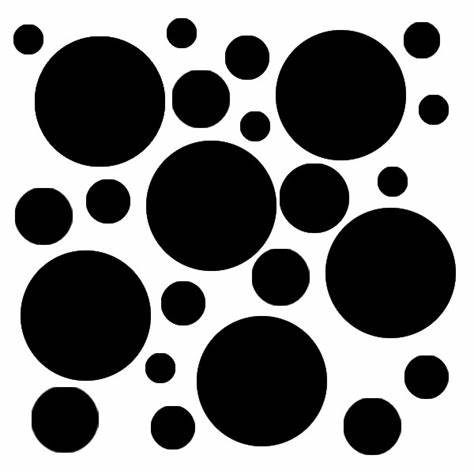
#> input picture don.jpeg, 474 x 474 px
$ jupyter execute E2.ipynb
#> lines starting #> are read from the running program, lines starting #| are printed output that depends on the picture; after the words box and inside, x2 and y2 are one past the last pixel; in counts of white or black regions, pixels touching at a corner belong together
[cell 1]
import cv2
import numpy as np
import matplotlib.pyplot as plt

# Load image
image = cv2.imread('don.jpeg')
#> image is the input picture: shape (474, 474, 3); min 0, max 255, mean 128

# Convert to grayscale
gray = cv2.cvtColor(image, cv2.COLOR_BGR2GRAY)

# Apply Gaussian Blur to reduce noise
blur = cv2.GaussianBlur(gray, (5, 5), 0)
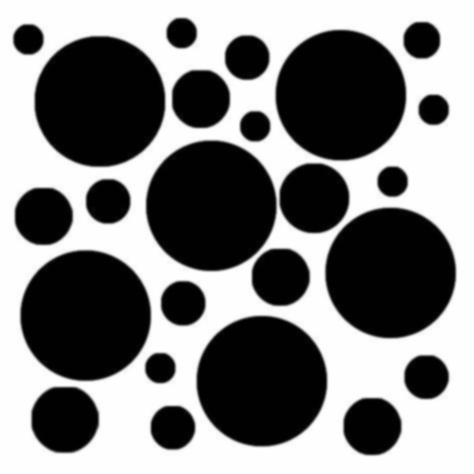
#> blur: shape (474, 474); min 0, max 255, mean 128

# Apply Adaptive Thresholding (better than Canny for varying lighting)
thresh = cv2.adaptiveThreshold(blur, 255, cv2.ADAPTIVE_THRESH_GAUSSIAN_C, cv2.THRESH_BINARY_INV, 11, 2)
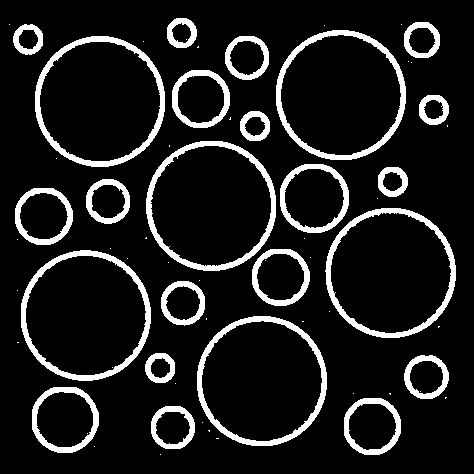
#> thresh: shape (474, 474); 11.7% white; 64 white regions (40 under 20 px), largest, box (x1, y1, x2, y2) and area: (35, 36, 165, 167) 2243, (21, 250, 151, 381) 2221, (146, 141, 276, 271) 2209

# Perform morphological closing to connect gaps
kernel = np.ones((3,3), np.uint8)
closed = cv2.morphologyEx(thresh, cv2.MORPH_CLOSE, kernel, iterations=2)
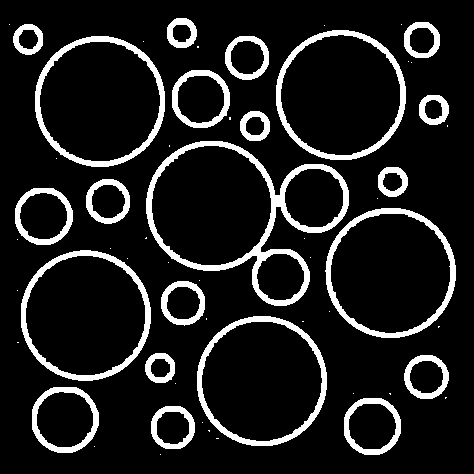
#> closed: shape (474, 474); 11.9% white; 57 white regions (35 under 20 px)

# Find contours
cnts, _ = cv2.findContours(closed.copy(), cv2.RETR_EXTERNAL, cv2.CHAIN_APPROX_SIMPLE)
#> cnts = 57 contours, 35 with area under 20; largest, box (x1, y1, x2, y2) and area: (146, 141, 349, 306) 19632, (35, 36, 165, 167) 13295, (21, 250, 151, 381) 13218, (325, 208, 456, 338) 13209, (276, 30, 406, 160) 13202

# Filter contours based on area to remove noise
min_area = 100  # Adjust based on object size
filtered_cnts = [c for c in cnts if cv2.contourArea(c) > min_area]
#> filtered_cnts = 22 contours; largest, box (x1, y1, x2, y2) and area: (146, 141, 349, 306) 19632, (35, 36, 165, 167) 13295, (21, 250, 151, 381) 13218, (325, 208, 456, 338) 13209, (276, 30, 406, 160) 13202

# Draw contours on the original image
rgb = cv2.cvtColor(image, cv2.COLOR_BGR2RGB)
cv2.drawContours(rgb, filtered_cnts, -1, (0, 255, 0), 2)

# Display results
fig, axes = plt.subplots(1, 3, figsize=(15, 5))
axes[0].imshow(gray, cmap='gray')
axes[0].set_title("Grayscale Image")

axes[1].imshow(closed, cmap='gray')
axes[1].set_title("Processed Binary Image")

axes[2].imshow(rgb)
axes[2].set_title(f"Detected Objects: {len(filtered_cnts)}")

plt.show()

# Print the object count
print("Objects in the image:", len(filtered_cnts))
#| Objects in the image: 22

[cell 2]
import cv2
import numpy as np
import matplotlib.pyplot as plt

# Load image
image = cv2.imread('don.jpeg')

# Convert to grayscale
gray = cv2.cvtColor(image, cv2.COLOR_BGR2GRAY)

# Apply Gaussian Blur to reduce noise
blur = cv2.GaussianBlur(gray, (5, 5), 0)

# Apply Adaptive Thresholding (better for varying lighting)
thresh = cv2.adaptiveThreshold(blur, 255, cv2.ADAPTIVE_THRESH_GAUSSIAN_C,
                               cv2.THRESH_BINARY_INV, 11, 2)

# Perform morphological closing to connect gaps
kernel = np.ones((3,3), np.uint8)
closed = cv2.morphologyEx(thresh, cv2.MORPH_CLOSE, kernel, iterations=2)

# Find contours
cnts, _ = cv2.findContours(closed.copy(), cv2.RETR_EXTERNAL, cv2.CHAIN_APPROX_SIMPLE)

# Filter contours based on area to remove noise
min_area = 100  # Adjust based on object size
filtered_cnts = [c for c in cnts if cv2.contourArea(c) > min_area]

# Apply convex hull to each contour to avoid internal overlaps
hulls = [cv2.convexHull(c) for c in filtered_cnts]
#> hulls = 22 contours; largest, box (x1, y1, x2, y2) and area: (146, 141, 349, 306) 23913, (35, 36, 165, 167) 13392, (21, 250, 151, 381) 13318, (325, 208, 456, 338) 13313, (276, 30, 406, 160) 13298

# Convert image to RGB for visualization
rgb = cv2.cvtColor(image, cv2.COLOR_BGR2RGB)

# Draw thin green contours
cv2.drawContours(rgb, hulls, -1, (0, 255, 0), 1)  # Thin green lines
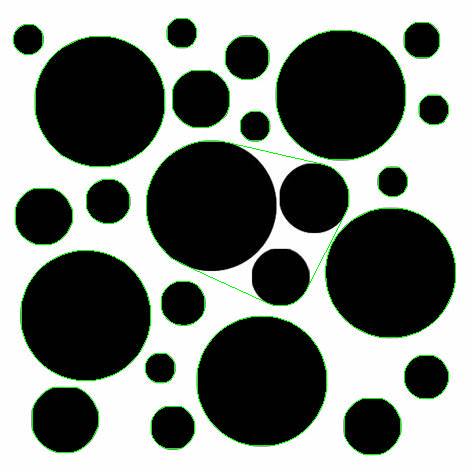
#> rgb: shape (474, 474, 3); mean R, G, B 126.2, 131.1, 126.2

# Display results
fig, axes = plt.subplots(1, 3, figsize=(15, 5))
axes[0].imshow(gray, cmap='gray')
axes[0].set_title("Grayscale Image")

axes[1].imshow(closed, cmap='gray')
axes[1].set_title("Processed Binary Image")

axes[2].imshow(rgb)
axes[2].set_title(f"Detected Objects: {len(hulls)}")

plt.show()

# Print the object count
print("Objects in the image:", len(hulls))
#| Objects in the image: 22

$ run again, with aa.jpeg copied over don.jpeg
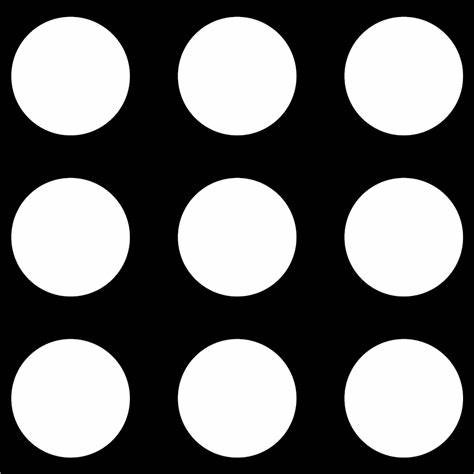
#> input picture aa.jpeg, 474 x 474 px
#> image is the input picture: shape (474, 474, 3); min 0, max 255, mean 113.1
#> `thresh = cv2.adaptiveThreshold(blur, 255, cv2.ADAPTIVE_THRESH_GAUSSIAN..`:
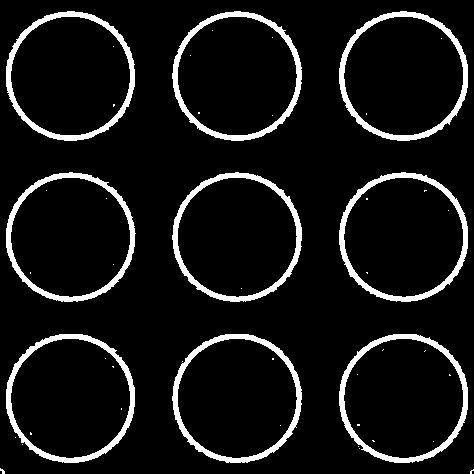
#> thresh: shape (474, 474); 8.6% white; 47 white regions (38 under 20 px), largest, box (x1, y1, x2, y2) and area: (339, 11, 468, 141) 2154, (172, 11, 302, 141) 2152, (339, 172, 468, 302) 2148
#> closed: shape (474, 474); 8.7% white; 42 white regions (32 under 20 px)
#> cnts = 11 contours, 2 with area under 20; largest, box (x1, y1, x2, y2) and area: (339, 334, 468, 463) 13056, (172, 334, 302, 463) 13044, (339, 11, 468, 141) 13043, (172, 11, 302, 141) 13043, (339, 172, 468, 302) 13042
#> filtered_cnts = 9 contours; largest, box (x1, y1, x2, y2) and area: (339, 334, 468, 463) 13056, (172, 334, 302, 463) 13044, (339, 11, 468, 141) 13043, (172, 11, 302, 141) 13043, (339, 172, 468, 302) 13042
#| Objects in the image: 9
#> hulls = 9 contours; largest, box (x1, y1, x2, y2) and area: (172, 11, 302, 141) 13242, (6, 334, 135, 463) 13238, (339, 11, 468, 141) 13236, (339, 172, 468, 302) 13230, (339, 334, 468, 463) 13228
#> `cv2.drawContours(rgb, hulls, -1, (0, 255, 0), 1)`:
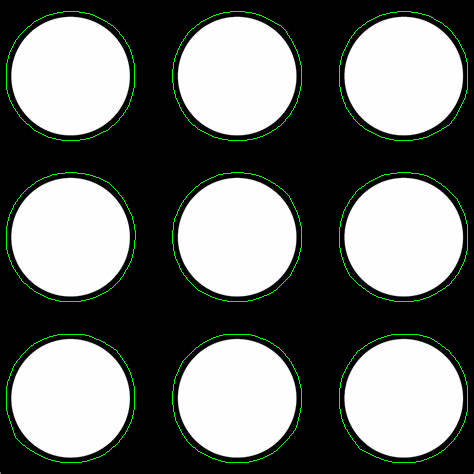
#> rgb: shape (474, 474, 3); mean R, G, B 113, 116.8, 113
#| Objects in the image: 9

$ run again, with aaa.jpg copied over don.jpeg
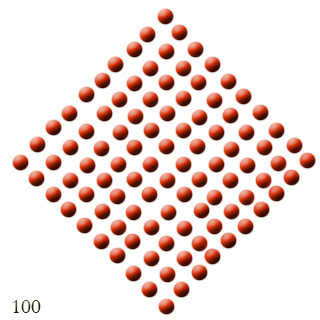
#> input picture aaa.jpg, 320 x 320 px
#> image is the input picture: shape (320, 320, 3); mean B, G, R 213.2, 218, 237.3
#> `thresh = cv2.adaptiveThreshold(blur, 255, cv2.ADAPTIVE_THRESH_GAUSSIAN..`:
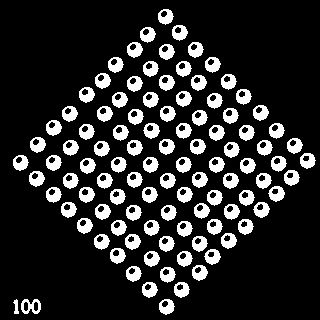
#> thresh: shape (320, 320); 16.5% white; 102 white regions, largest, box (x1, y1, x2, y2) and area: (21, 299, 41, 314) 173, (223, 173, 239, 189) 171, (268, 186, 285, 202) 171
#> closed: shape (320, 320); 19.9% white; 83 white regions
#> cnts = 83 contours; largest, box (x1, y1, x2, y2) and area: (224, 190, 270, 235) 748, (110, 220, 141, 264) 552, (194, 190, 223, 219) 368, (192, 236, 221, 265) 366, (207, 219, 237, 249) 366
#> filtered_cnts has the same summary as cnts
#| Objects in the image: 83
#> hulls = 83 contours; largest, box (x1, y1, x2, y2) and area: (224, 190, 270, 235) 1267, (110, 220, 141, 264) 904, (177, 251, 208, 281) 523, (257, 123, 285, 156) 510, (113, 125, 143, 156) 506
#> `cv2.drawContours(rgb, hulls, -1, (0, 255, 0), 1)`:
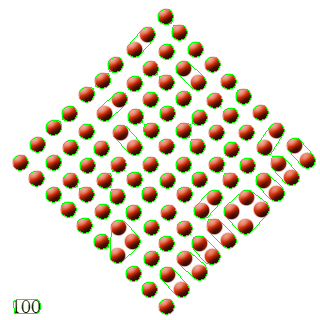
#> rgb: shape (320, 320, 3); mean R, G, B 228.8, 222.3, 207.5
#| Objects in the image: 83
